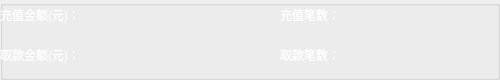
  <widget class="QGroupBox" name="groupBox_incountAndOutcount">
   <property name="geometry">
    <rect>
     <x>10</x>
     <y>340</y>
     <width>500</width>
     <height>80</height>
    </rect>
   </property>
   <property name="styleSheet">
    <string notr="true">QGroupBox#groupBox_incountAndOutcount{border:none;}
</string>
   </property>
   <property name="title">
    <string/>
   </property>
   <widget class="QLabel" name="label_totalInsum_title">
    <property name="geometry">
     <rect>
      <x>0</x>
      <y>0</y>
      <width>140</width>
      <height>30</height>
     </rect>
    </property>
    <property name="styleSheet">
     <string notr="true">color: rgb(255, 255, 255);
font: 500 16pt &quot;Ubuntu&quot;;</string>
    </property>
    <property name="lineWidth">
     <number>1</number>
    </property>
    <property name="text">
     <string>充值金额(元)：</string>
    </property>
   </widget>
   <widget class="QLabel" name="label_totalIncount_title">
    <property name="geometry">
     <rect>
      <x>280</x>
      <y>0</y>
      <width>100</width>
      <height>30</height>
     </rect>
    </property>
    <property name="styleSheet">
     <string notr="true">color: rgb(255, 255, 255);
font: 500 16pt &quot;Ubuntu&quot;;</string>
    </property>
    <property name="lineWidth">
     <number>1</number>
    </property>
    <property name="text">
     <string>充值笔数：</string>
    </property>
   </widget>
   <widget class="QLabel" name="label_totalIncount">
    <property name="geometry">
     <rect>
      <x>385</x>
      <y>0</y>
      <width>60</width>
      <height>30</height>
     </rect>
    </property>
    <property name="styleSheet">
     <string notr="true">color: rgb(255, 255, 255);
font: 500 16pt &quot;Ubuntu&quot;;</string>
    </property>
    <property name="lineWidth">
     <number>1</number>
    </property>
    <property name="text">
     <string/>
    </property>
    <property name="alignment">
     <set>Qt::AlignLeading|Qt::AlignLeft|Qt::AlignVCenter</set>
    </property>
   </widget>
   <widget class="QLabel" name="label_totalInsum">
    <property name="geometry">
     <rect>
      <x>145</x>
      <y>0</y>
      <width>130</width>
      <height>30</height>
     </rect>
    </property>
    <property name="styleSheet">
     <string notr="true">color: rgb(255, 255, 255);
font: 500 16pt &quot;Ubuntu&quot;;</string>
    </property>
    <property name="lineWidth">
     <number>1</number>
    </property>
    <property name="text">
     <string/>
    </property>
    <property name="alignment">
     <set>Qt::AlignLeading|Qt::AlignLeft|Qt::AlignVCenter</set>
    </property>
   </widget>
   <widget class="QLabel" name="label_totalOutsum_title">
    <property name="geometry">
     <rect>
      <x>0</x>
      <y>40</y>
      <width>140</width>
      <height>30</height>
     </rect>
    </property>
    <property name="styleSheet">
     <string notr="true">color: rgb(255, 255, 255);
font: 500 16pt &quot;Ubuntu&quot;;</string>
    </property>
    <property name="lineWidth">
     <number>1</number>
    </property>
    <property name="text">
     <string>取款金额(元)：</string>
    </property>
   </widget>
   <widget class="QLabel" name="label_totalOutcount_title">
    <property name="geometry">
     <rect>
      <x>280</x>
      <y>40</y>
      <width>100</width>
      <height>30</height>
     </rect>
    </property>
    <property name="styleSheet">
     <string notr="true">color: rgb(255, 255, 255);
font: 500 16pt &quot;Ubuntu&quot;;</string>
    </property>
    <property name="lineWidth">
     <number>1</number>
    </property>
    <property name="text">
     <string>取款笔数：</string>
    </property>
   </widget>
   <widget class="QLabel" name="label_totalOutsum">
    <property name="geometry">
     <rect>
      <x>145</x>
      <y>40</y>
      <width>130</width>
      <height>30</height>
     </rect>
    </property>
    <property name="styleSheet">
     <string notr="true">color: rgb(255, 255, 255);
font: 500 16pt &quot;Ubuntu&quot;;</string>
    </property>
    <property name="lineWidth">
     <number>1</number>
    </property>
    <property name="text">
     <string/>
    </property>
    <property name="alignment">
     <set>Qt::AlignLeading|Qt::AlignLeft|Qt::AlignVCenter</set>
    </property>
   </widget>
   <widget class="QLabel" name="label_totalOutcount">
    <property name="geometry">
     <rect>
      <x>385</x>
      <y>40</y>
      <width>60</width>
      <height>30</height>
     </rect>
    </property>
    <property name="styleSheet">
     <string notr="true">color: rgb(255, 255, 255);
font: 500 16pt &quot;Ubuntu&quot;;</string>
    </property>
    <property name="lineWidth">
     <number>1</number>
    </property>
    <property name="text">
     <string/>
    </property>
    <property name="alignment">
     <set>Qt::AlignLeading|Qt::AlignLeft|Qt::AlignVCenter</set>
    </property>
   </widget>
  </widget>
